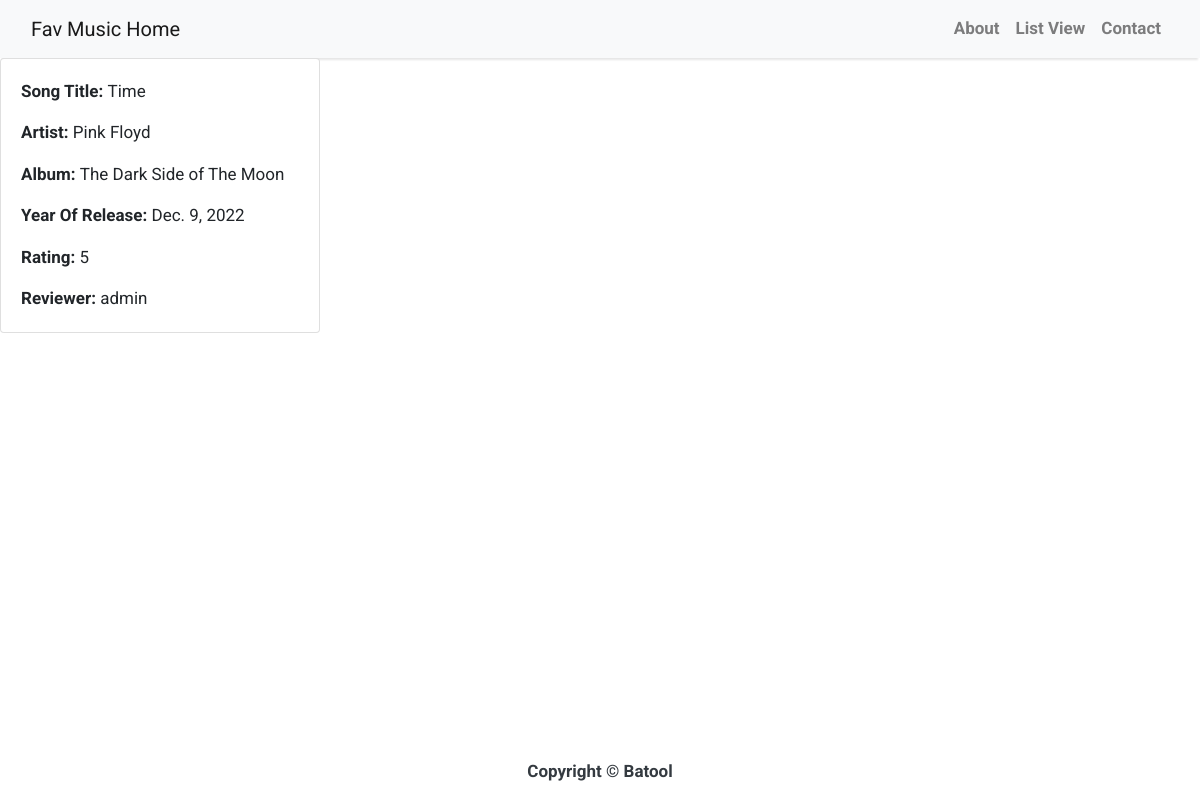
Page /fav-detail/1 on the committed database.
### favsongsapp/models.py (models this page shows, shortened)
class Fav(models.Model):
    song_title = models.CharField(max_length=100)
    artist = models.CharField(max_length=100)
    album = models.CharField(max_length=100)
    year_of_release = models.DateField()
    rating = models.IntegerField(blank=False, null=False)
    reviewer = models.ForeignKey(get_user_model(), on_delete=models.CASCADE, blank=False, null=False)

### favsongsapp/views.py (the view)
# urls.py: path("fav-detail/<int:pk>", FavDetailView.as_view(), name="fav_detail"),
class FavDetailView(DetailView):
    template_name = "favdetail.html"
    model = Fav

### templates/favdetail.html (shortened to what this page needs)
{% extends '_base.html' %}
{% block content %}
<div class="card" style="width: 20rem;">
    <div class="card-body">
      <p class="card-text"> <b> Song Title: </b> {{fav.song_title}} </p>
      <p class="card-text"> <b> Artist: </b> {{fav.artist}} </p>
      <p class="card-text"> <b> Album: </b> {{fav.album}} </p>
      <p class="card-text"> <b> Year Of Release: </b> {{fav.year_of_release}} </p>
      <p class="card-text"> <b> Rating: </b> {{fav.rating}} </p>
      <p class="card-text"> <b> Reviewer: </b> {{fav.reviewer}} </p>
    </div>
  </div>
{% endblock %}

### templates/_base.html (style rules this page uses)
body { font-family: "Roboto", sans-serif; font-size: 17px; background-color: #ffffff; }

### rows in the picture
Fav: song_title "Time", artist "Pink Floyd", album "The Dark Side of The Moon", year_of_release "Dec. 9, 2022", rating "5", reviewer "admin"
